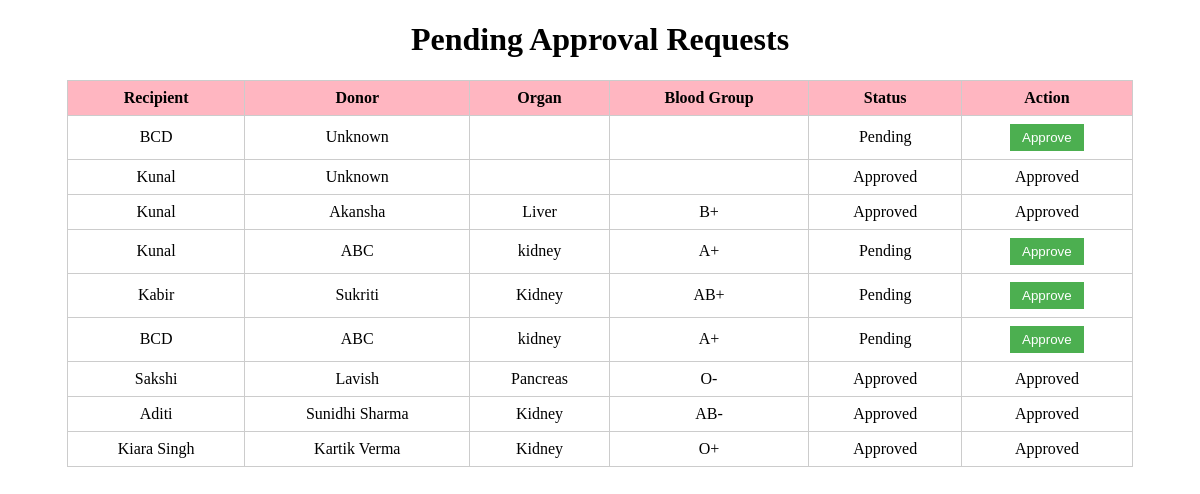
/admin_requests (signed in), run on the app's committed database.
### app.py (models this page shows)
class Recipient(db.Model):
    id = db.Column(db.Integer, primary_key=True)
    name = db.Column(db.String(100))
    age = db.Column(db.Integer)
    blood_group = db.Column(db.String(10))
    organ_needed = db.Column(db.String(50))
    city = db.Column(db.String(50))
    contact = db.Column(db.String(50))
    email = db.Column(db.String(100), unique=True)
    password = db.Column(db.String(100))

class ApprovalRequest(db.Model):
    id = db.Column(db.Integer, primary_key=True)
    recipient_id = db.Column(db.Integer, db.ForeignKey('recipient.id'))
    donor_id = db.Column(db.Integer, db.ForeignKey('donor.id'))
    status = db.Column(db.String(20), default='Pending')

class Donor(db.Model):
    id = db.Column(db.Integer, primary_key=True)
    name = db.Column(db.String(100))
    age = db.Column(db.Integer)
    blood_group = db.Column(db.String(10))
    organ = db.Column(db.String(50))
    city = db.Column(db.String(50))
    contact = db.Column(db.String(50))
    email = db.Column(db.String(100), unique=True)
    password = db.Column(db.String(100))

### app.py (the view)
@app.route('/admin_requests')
def admin_requests():
    if 'admin' not in session:
        return redirect(url_for('admin_login'))
    requests = ApprovalRequest.query.all()
    enriched = []
    for r in requests:
        donor = Donor.query.get(r.donor_id)
        recipient = Recipient.query.get(r.recipient_id)
        enriched.append({
            "id": r.id,
            "recipient": recipient.name if recipient else "Unknown",
            "donor": donor.name if donor else "Unknown",
            "organ": donor.organ if donor else "",
            "blood_group": donor.blood_group if donor else "",
            "status": r.status
        })
    return render_template('admin_requests.html', requests=enriched)

### templates/admin_requests.html (shortened to what this page needs)
<!DOCTYPE html>
<html lang="en">
<head>
</head>
<body>
  <h1 style="text-align:center;">Pending Approval Requests</h1>
  <table>
    <thead>
      <tr>
        <th>Recipient</th>
        <th>Donor</th>
        <th>Organ</th>
        <th>Blood Group</th>
        <th>Status</th>
        <th>Action</th>
      </tr>
    </thead>
    <tbody>
      {% for r in requests %}
      <tr>
        <td>{{ r.recipient }}</td>
        <td>{{ r.donor }}</td>
        <td>{{ r.organ }}</td>
        <td>{{ r.blood_group }}</td>
        <td>{{ r.status }}</td>
        <td>
          {% if r.status != "Approved" %}
          <form action="{{ url_for('approve_request', id=r.id) }}" method="POST">
            <button type="submit">Approve</button>
          </form>
          {% else %}
          Approved
          {% endif %}
        </td>
      </tr>
      {% endfor %}
    </tbody>
  </table>
</body>
</html>

### templates/admin_requests.html (style rules this page uses)
table { width: 90%; margin: 20px auto; border-collapse: collapse; }
th, td { border: 1px solid #ccc; padding: 8px; text-align: center; }
th { background-color: #ffb6c1; }
form { display:inline; }
button { background:#4CAF50; color:white; border:none; padding:6px 12px; cursor:pointer; }

### data on the page
Recipient: recipient "BCD" "BCD"
ApprovalRequest: status "Pending"
Recipient: recipient "Kunal" "Kunal" "Kunal"
ApprovalRequest: status "Approved"
Donor: donor "Akansha", organ "Liver", blood_group "B+"
ApprovalRequest: status "Approved"
Donor: donor "ABC" "ABC", organ "kidney" "kidney", blood_group "A+" "A+"
ApprovalRequest: status "Pending"
Recipient: recipient "Kabir"
Donor: donor "Sukriti", organ "Kidney", blood_group "AB+"
ApprovalRequest: status "Pending"
ApprovalRequest: status "Pending"
Recipient: recipient "Sakshi"
Donor: donor "Lavish", organ "Pancreas", blood_group "O-"
ApprovalRequest: status "Approved"
Recipient: recipient "Aditi"
Donor: donor "Sunidhi Sharma", organ "Kidney", blood_group "AB-"
ApprovalRequest: status "Approved"
Recipient: recipient "Kiara Singh"
Donor: donor "Kartik Verma", organ "Kidney", blood_group "O+"
ApprovalRequest: status "Approved"

### other printed values
{{ r.donor }} "Unknown" "Unknown"
